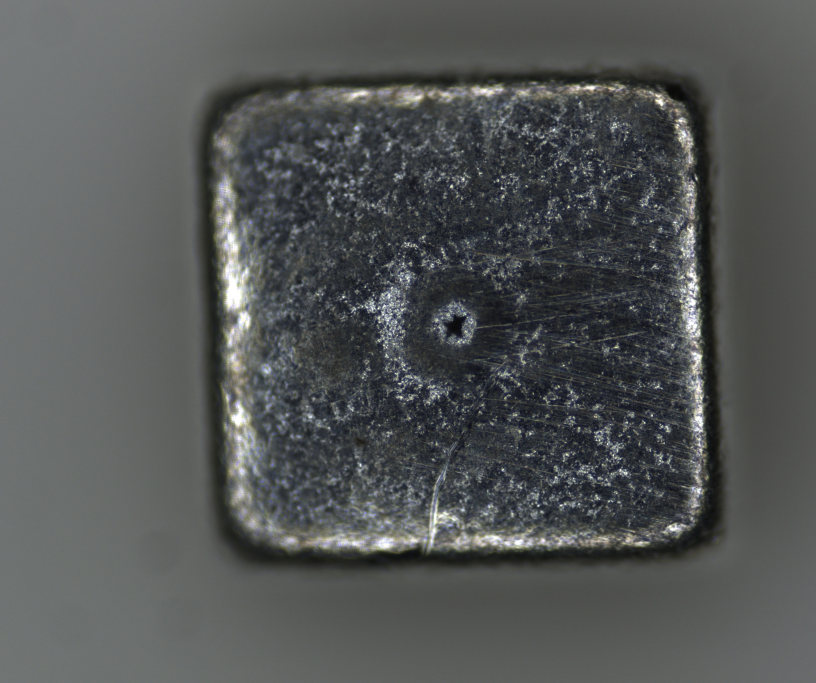
#> input picture Image/origin/E_pinhole_45.jpg, 2448 x 2048 px, given in place of origin, which was not available (shown at 1/3 size)
$ python main5.py
#> lines starting #> are read from the running program, lines starting #| are printed output that depends on the picture; after the words box and inside, x2 and y2 are one past the last pixel; in counts of white or black regions, pixels touching at a corner belong together; long printed decimals are rounded; pictures that were not available may be replaced by others from this repository, and a replacement may not be noted
import glob
import os

import cv2
import numpy as np

'''
原理：
cv找到出电容的轮廓，然后统计出其中的总像素cap_area
然后根据针孔的坐标找到针孔的轮廓，然后做同样的处理，统计出总像素target_area
自动电容端面的标准面积reference_area
就可以获得针孔面积true_area=reference_area*(target_area /cap_area)


操作：
1.准备好缺陷电容图片
2.准备好缺陷的mask图片（labelme标注好后，实验voc的数据集转换脚本可生成在data_dataset_voc\SegmentationClass内）
3.改图片路径


优化：
现在需要两张图，以后看看可不可以只用一张图完成，即unet生成的多分类结果
'''


#获取轮廓
def get_contour(img_in,threshold1, threshold2,dilate_iterations=5,erode_iterations=3):
    '''

    :param img_in: 输入图像
    :param threshold1: canny第一个阈值
    :param threshold2: canny第二个阈值
    :param dilate_iterations:腐蚀重复次数
    :param erode_iterations:腐蚀重复次数
    :return:
    '''
    imgGray = cv2.cvtColor(img_in, cv2.COLOR_BGR2GRAY)  # 将图像转换为灰度
    imgBlur = cv2.GaussianBlur(imgGray, (5, 5), 1)  # 高斯模糊
    imgThreshold = cv2.Canny(imgBlur, threshold1, threshold2)  # 边缘检测器
    kernel = np.ones((5, 5))  # 图像处理的卷积核
    imgDial = cv2.dilate(imgThreshold, kernel, iterations=dilate_iterations)  # 图像处理：膨胀
    imgThreshold = cv2.erode(imgDial, kernel, iterations=erode_iterations)  # 图像处理：腐蚀  膨胀腐蚀可以帮助我们消除缝隙和杂物
    contours, hierarchy = cv2.findContours(imgThreshold, cv2.RETR_EXTERNAL,
                                           cv2.CHAIN_APPROX_SIMPLE)  # FIND ALL CONTOURS

    return contours

#获得目标面积
def get_target_true_area(path,path2,reference_width= 1.3225,reference_height= 1.3225):
    '''

    :param path: 原图的路径
    :param path2: mask的路径
    :param reference_width: 参考物的宽
    :param reference_height: 参考物的长
    :return: 目标真实面积
    '''
#> called with path = 'D:\\Files\\test\\Image\\origin', path2 = 'D:\\Files\\test\\Image\\mask', reference_width = 1.32, reference_height = 1.32
    # 设定参照物尺寸 单位：mm
    # reference_width = 1.3225
    # reference_height = 1.3225
    reference_area = reference_width * reference_height  # 前提参照物是矩形
    # 读取图片和针孔mask （0.5缩放）
    img = cv2.imread(path)
#> img is the input picture: shape (2048, 2448, 3); mean B, G, R 85.6, 85.8, 83.2
    size_x, size_y = img.shape[0:2]
#> size_x = 2048; size_y = 2448
    img_in = cv2.resize(img, (int(size_y / 2), int(size_x / 2)))
    img2 = cv2.imread(path2)
    size_x, size_y = img2.shape[0:2]
    img2_in = cv2.resize(img2, (int(size_y / 2), int(size_x / 2)))
    # 找端面轮廓
    cap_contours = get_contour(img_in, 0, 25)
#> in get_contour, `imgThreshold = cv2.Canny(imgBlur, threshold1, threshold2)`:
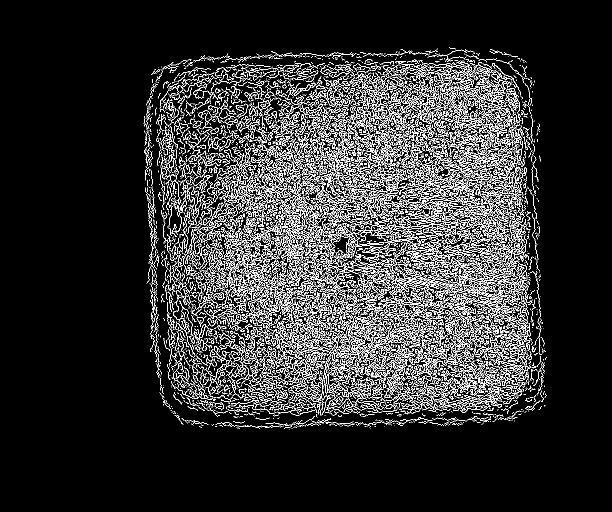
#> imgThreshold: shape (1024, 1224) (shown at 1/2 size); 11.3% white in thin lines or dots, all inside (x1, y1, x2, y2) = (287, 94, 1094, 859)
#> in get_contour, `imgDial = cv2.dilate(imgThreshold, kernel, iterations=dilate_iterations)`:
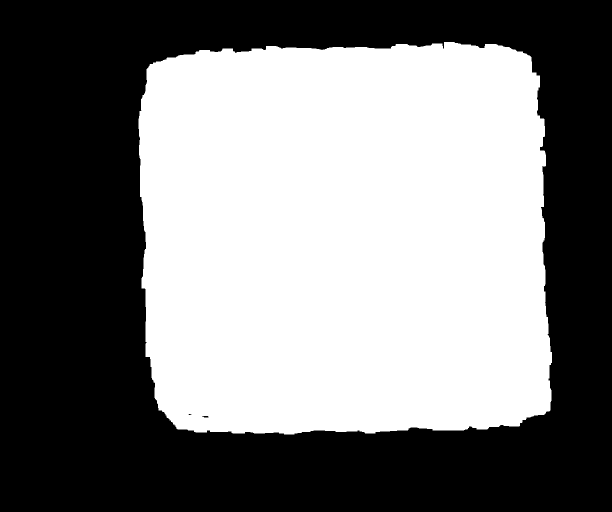
#> imgDial: shape (1024, 1224) (shown at 1/2 size); 48.4% white; 1 white region, box (x1, y1, x2, y2) and area: (277, 84, 1104, 869) 606868
#> in get_contour, `imgThreshold = cv2.erode(imgDial, kernel, iterations=erode_iterations)`:
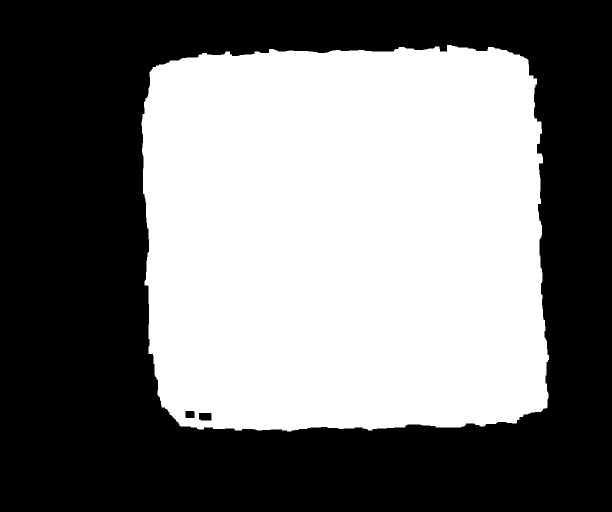
#> imgThreshold: shape (1024, 1224) (shown at 1/2 size); 46.7% white; 1 white region
#> in get_contour, `contours, hierarchy = cv2.findContours(imgThreshold, cv2.RETR_EXTERNAL..`: contours = 1 contour; box (x1, y1, x2, y2) and area: (283, 90, 1098, 863) 584250
#> cap_contours has the same summary as contours in get_contour
    img_out = cv2.drawContours(img_in, cap_contours, -1, (0, 255, 0), 10)  # DRAW ALL DETECTED CONTOURS
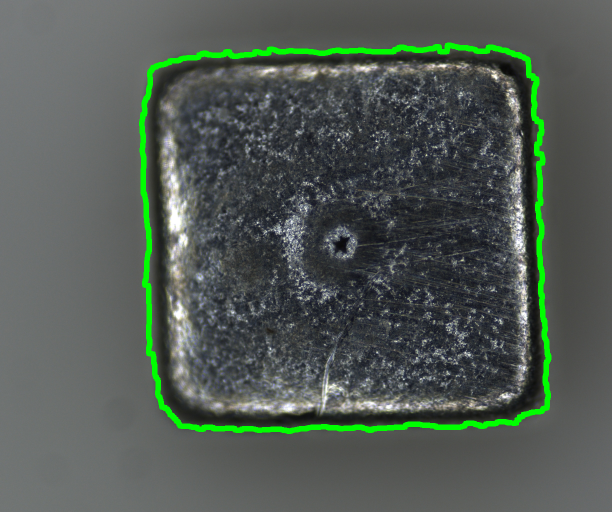
#> img_out: shape (1024, 1224, 3) (shown at 1/2 size); mean B, G, R 83.5, 90.7, 81.1
    # 获得参照物的总像素
    cap_area = cv2.contourArea(cap_contours[0])
#> cap_area = 584250
    # 获得参考比例
    reference_rate = cap_area / reference_area  # 或者分子分母反过来
#> reference_rate = 334046.8
    # 获得缺陷目标的总像素
    target_contours = get_contour(img2_in, 0, 15)
#> call 2 of get_contour, with threshold1 = 0, threshold2 = 15, dilate_iterations = 5, erode_iterations = 3
#> in get_contour (call 2), `imgThreshold = cv2.Canny(imgBlur, threshold1, threshold2)`:
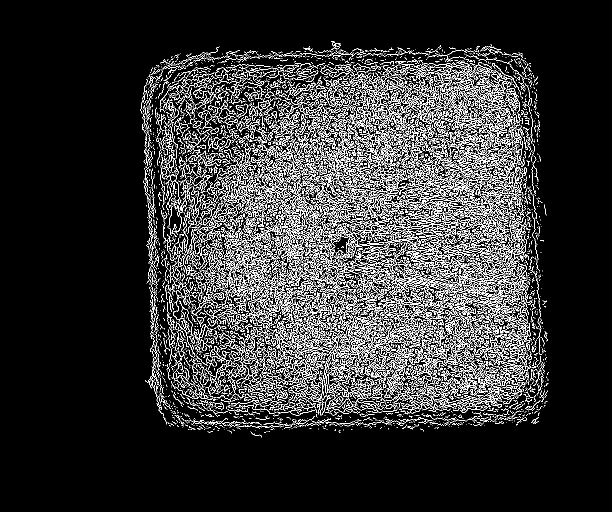
#> imgThreshold: shape (1024, 1224) (shown at 1/2 size); 11.8% white in thin lines or dots, all inside (x1, y1, x2, y2) = (281, 82, 1098, 875)
#> in get_contour (call 2), `imgDial = cv2.dilate(imgThreshold, kernel, iterations=dilate_iterations)`:
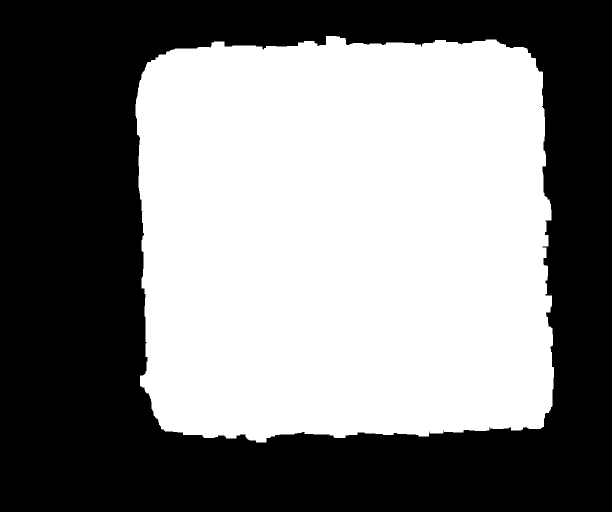
#> imgDial: shape (1024, 1224) (shown at 1/2 size); 50.1% white; 1 black region, box (x1, y1, x2, y2) and area: (0, 0, 1224, 1024) 625674
#> in get_contour (call 2), `imgThreshold = cv2.erode(imgDial, kernel, iterations=erode_iterations)`:
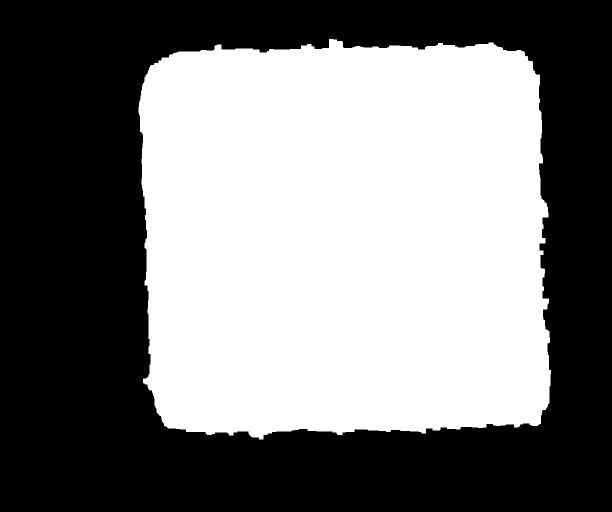
#> imgThreshold: shape (1024, 1224) (shown at 1/2 size); 48.3% white; 1 white region
#> in get_contour (call 2), `contours, hierarchy = cv2.findContours(imgThreshold, cv2.RETR_EXTERNAL..`: contours = 1 contour; box (x1, y1, x2, y2) and area: (277, 78, 1102, 879) 603548
#> target_contours has the same summary as contours in get_contour
    target_area = cv2.contourArea(target_contours[0])
#> target_area = 603548.5
    # 计算出缺陷的真实面积
    true_area = target_area / reference_rate
#> true_area = 1.81
    print('缺陷面积为：%.5f mm2' % true_area)
#| 缺陷面积为：1.807 mm2
    return true_area

def getFileList2(path,ext):
    """
       获取文件夹及其子文件夹中文件列表
       输入 path：文件夹根目录
       输入 ext: 扩展名
       返回： 文件路径列表
       例子：
        imglist = getFileList(path, 'jpg')
        print('本次执行检索到 '+str(len(imglist))+' 张图像\n')
       """
    WSI_MASK_PATH = path #存放图片的文件夹路径
    paths = glob.glob(os.path.join(WSI_MASK_PATH, '*.{}'.format(ext)))
    imglist=paths
    print('本次执行检索到 ' + str(len(imglist)) + ' 张图像\n')
    return imglist

if __name__ == '__main__':
    path1 = r'D:\Files\test\Image\origin'  # 电容图片
    ext1 = 'jpg'
    path2 = r'D:\Files\test\Image\mask'  # 缺陷mask图片   注意路径不能有中文
    ext2 = 'png'


    get_target_true_area(path1,path2)
